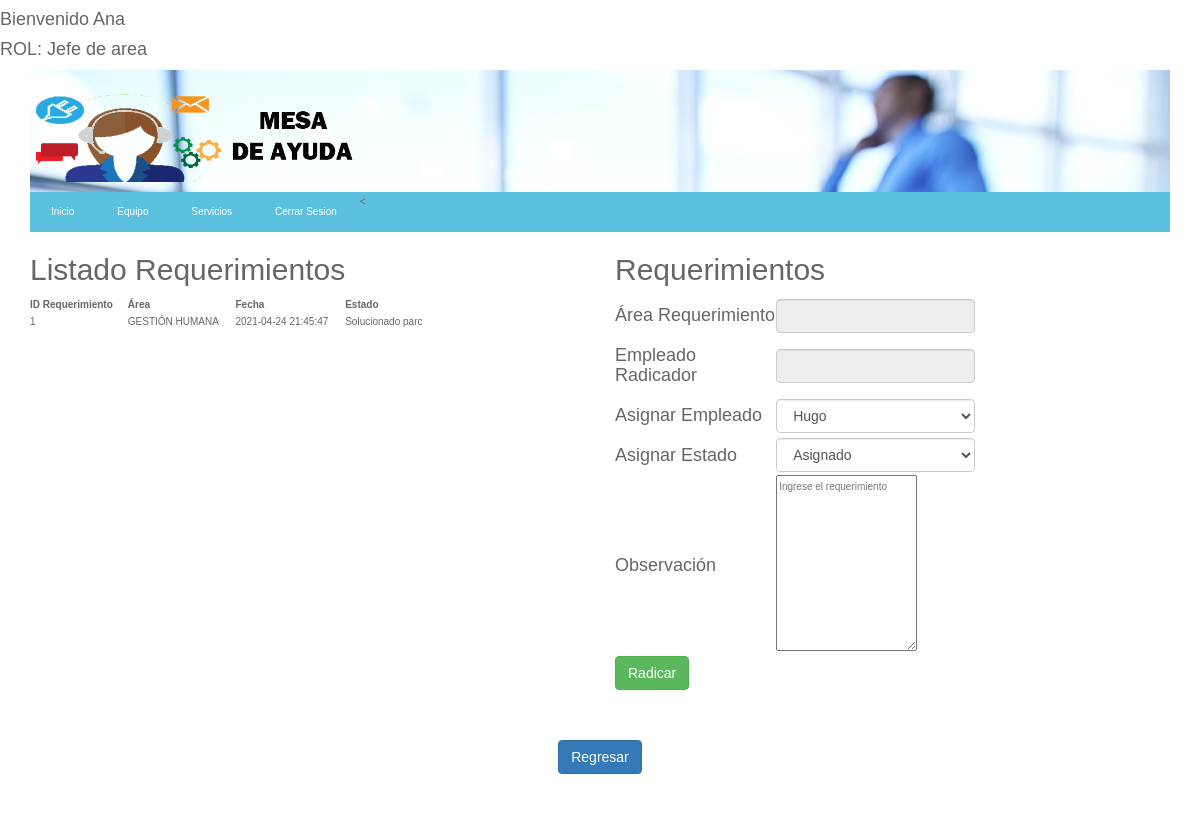
The app's page /vista/vistaAdminRequerimientos.php (signed in) with its own data.
### tables this page shows
CREATE TABLE `detallereq` (
  `IDDETALLE` int(11) NOT NULL,
  `FECHA` datetime NOT NULL,
  `OBSERVACION` varchar(4000) NOT NULL,
  `FKREQ` int(11) NOT NULL,
  `FKESTADO` varchar(1) NOT NULL,
  `FKEMPLE` varchar(20) NOT NULL,
  `FKEMPLEASIGNADO` varchar(20) DEFAULT NULL,
  `RequeActivo` tinyint(1) NOT NULL
);

CREATE TABLE `area` (
  `IDAREA` varchar(10) NOT NULL,
  `NOMBRE` varchar(50) NOT NULL,
  `FKEMPLE` varchar(20) DEFAULT NULL
);

CREATE TABLE `estado` (
  `IDESTADO` varchar(1) NOT NULL,
  `NOMBRE` varchar(16) NOT NULL
);

### control/ControlInformes.php (called while the page is built, shortened)
<?php
class ControlInformes {
    function requerimientosActivos(){
        $objControlConexion = new ControlConexion();
        $objControlConexion->abrirBd("localhost", "root", "", "mesa_ayuda");
        $sql = "SELECT detallereq.IDDETALLE, detallereq.OBSERVACION ,detallereq.FKREQ,detallereq.FKESTADO,detallereq.FKEMPLE ,detallereq.FKEMPLEASIGNADO,detallereq.FECHA, area.IDAREA, area.NOMBRE as NOMBREAREA , estado.NOMBRE AS ESTADOREQUE , empleado.NOMBRE
        FROM detallereq
        INNER JOIN requerimiento
            ON requerimiento.IDREQ = detallereq.FKREQ
        INNER JOIN area
            ON requerimiento.FKAREA = area.IDAREA
        INNER JOIN estado
            ON detallereq.FKESTADO = estado.IDESTADO
            INNER JOIN empleado
            ON detallereq.FKEMPLE=empleado.IDEMPLEADO
        WHERE detallereq.RequeActivo =1
            ORDER BY detallereq.FECHA, estado.IDESTADO DESC";
        $recordSet = $objControlConexion->ejecutarSelect($sql);
        $matriz = array();
        $i = 0;
        while($row = $recordSet->fetch_assoc()){
            $idDetalle= $row['IDDETALLE'];
            $fecha= $row['FECHA'];
            $observacion= $row['OBSERVACION'];
            $fkReque= $row['FKREQ'];
            $fkEstado= $row['FKESTADO'];
            $fkEmple= $row['FKEMPLE'];
            $fkEmpleAsignado= $row['FKEMPLEASIGNADO'];
            $idArea= $row['IDAREA'];
	        $nombre= $row['NOMBREAREA'];
            $emple= $row['NOMBRE'];
            $estado=$row['ESTADOREQUE'];
            $objReque = new Informes($idDetalle, $fecha,$observacion,$fkReque,$fkEstado,$fkEmple,$fkEmpleAsignado,$idArea, $nombre,$emple,$estado);
            $matriz[$i] = $objReque;
            $i++;
            }
        return $matriz;
        }
}
?>

### control/ControlConexion.php (called while the page is built, shortened)
<?php
class ControlConexion
{
	var $conn;
	function __construct(){
		$this->conn=null;
	}
    function abrirBd($servidor, $usuario, $password, $db){
    	try	{
			$this->conn = new mysqli($servidor, $usuario, $password, $db);
      	}
      	catch (Exception $e){
          	echo "ERROR AL CONECTARSE AL SERVIDOR ".$e->getMessage()."\n";
      	}
    }
	function ejecutarSelect($sql) {
			try	{
				$recordSet=$this->conn->query($sql);
				}
			catch (Exception $e) {
					echo " ERROR: ". $e->getMessage()."\n";
			  }
		return $recordSet;
			}
}
?>

### modelo/Informes.php (called while the page is built, shortened)
<?php
Class Informes {
    var $fecha;
    var $fkReque;
	var $nombre;
	var $estado;
function __construct($idDetalle, $fecha,$observacion,$fkReque,$fkEstado,$fkEmple,$fkEmpleAsignado,$idArea, $nombre,$emple,$estado)
		{
			$this->fecha=$fecha;
            $this->fkReque=$fkReque;
			$this->nombre=$nombre;
			$this->estado=$estado;
		}
		function getestado(){
			return $this->estado;
		}
		function getNombre(){
			return $this->nombre;
		}
		function getfecha(){
			return $this->fecha;
		}
		function getfkReque(){
			return $this->fkReque;
		}
}
?>

### control/ControlEmpleados.php (called while the page is built, shortened)
<?php
class ControlEmpleados
{
		function comboBoxEmplea($ida){
			$objControlConexion = new ControlConexion();
			$objControlConexion->abrirBd("localhost", "root", "", "mesa_ayuda");
			if($ida==null){
				$sql = "select * from empleado where EmpleActivo = '1'";
			}
			$recordSet = $objControlConexion->ejecutarSelect($sql);
			$matriz = array();
			$i = 0;
			while($row = $recordSet->fetch_assoc()){
				$nombre = $row['NOMBRE'];
				$idEmpleado = $row['IDEMPLEADO'];
				$objArea = new Empleados($idEmpleado, $nombre, "", "", "","", "", "", "", "", "","");
				$matriz[$i] = $objArea;
				$i++;
				}
			return $matriz;
			}
}
?>

### modelo/Empleados.php (called while the page is built, shortened)
<?php
	class Empleados
	{
		var $idEmpleado;
		var $nombre;
		function __construct($idEmpleado, $nombre, $foto, $hojaVida, $telefono,$email, $direccion, $x, $y, $fkEmple_Jefe, $fkIdArea,$empleActivo)
		{
			$this->idEmpleado=$idEmpleado;
			$this->nombre=$nombre;
		}
		function getIdEmpleado(){
			return $this->idEmpleado;
		}
		function getNombre(){
			return $this->nombre;
		}
	}
?>

### vista/vistaAdminRequerimientos.php (the view, shortened to what this page needs)
<?php
	include '../control/ControlConexion.php';
	include '../modelo/Informes.php';
	include '../control/ControlInformes.php';
	include "../modelo/Empleados.php";
	include "../control/ControlEmpleados.php";
	$objinfo = new Informes("","","","","","","","","","","");
	$objControlInfo = new ControlInformes($objinfo);
	$matrizReque = $objControlInfo->requerimientosActivos();
	$objEmpleados = new Empleados("","","","","","","","","","","","");
	$objControlEmpleados = new ControlEmpleados($objEmpleados);
	$ida = isset ($_POST['txtArea']) ? $_POST['txtArea']: null;
	$matrizEmple = $objControlEmpleados->comboBoxEmplea($ida);
	?>
<!DOCTYPE html>
<html>
	<head>
		<link rel="stylesheet" type="text/css" href="../css/bootstrap.css">
		<link href="../css/estilos3.css" type="text/css" rel="stylesheet">
	</head>
	<body>
	<?php
	include "../rol.php"?>
		<div class="container">
		<header class="cabecera-principal">
			<div id=contenedor-cabecera>
				<img id="logo" src="../img/logo1.png" alt="Logo Responsive">
			</div>
			<nav class="nav-principal">
				<ul>
					<<li><a href="../index.php">Inicio</a></li>
	                <li><a href="vistaEquipo.php">Equipo</a></li>
	                <li><a href="vistaServicios.php">Servicios</a></li>
	                <li aling=right class="cerrar-sesion">
	                <a href="../includes/CerrarSesion.php">Cerrar Sesion</a>
				</ul>
			</nav>
		</header>
		</div>
		<div class="container">
			<div class="row">
				<div class="col-6 col-md-6 col-sm-12 col-xs-12">
					<form method="POST">
					<table class="form-table" id="table">
						<thread class="thead-dark">
							<td colspan="3"><h2>Listado Requerimientos</h2></td>
						</thread>
							<tr>
								<th>ID Requerimiento</th>
								<th>Área</th>
								<th>Fecha</th>
								<th>Estado</th>
							</tr>
							<?php foreach ($matrizReque as $row){?>
								<tr>
							<td><?php echo $row->getfkReque() ?></td>
						    <td><?php echo $row->getNombre() ?></td>
						    <td><?php echo $row->getfecha() ?></td>
							<td><?php echo $row->getestado() ?></td>
							</tr>
							<?php } ?>
							</table>
					</form>
				</div>
				<div class="col-4 col-md-4 col-sm-12 col-xs-12">
					<form method="POST">
					<table class="form-table" >
						<thread class="thead-dark" style="margin: 5px auto;">
							<td colspan="3"><h2>Requerimientos</h2></td>
						</thread>
							<tr>
								<td><h4>Área Requerimiento</h4></td>
								<td><input class="form-control" name="txtArea" id="txtArea" readonly>
							</td>
							</tr>
							<tr>
								<td><h4>Empleado Radicador</h4></td>
								<td><input class="form-control" type="text" id ="txtNombreEmple" name="txtNombreEmple" readonly/>
								</td>
							</tr>
							<tr>
								<td><h4>Asignar Empleado</h4></td>
								<td><select class="form-control" name="txtIdEmpleadoAsignado">
				<?php
				foreach ($matrizEmple as $row){
					echo'
					<option value='.$row->getIdEmpleado().'>'.$row->getNombre().'</option>';
				}
				?>
							</tr>
							<tr>
								<td><h4>Asignar Estado</h4></td>
								<td><select class="form-control" name="txtEstado">
				<option value='2'>Asignado</option>
							</tr>
							<tr>
								<td><h4>Observación</td>
								<td><textarea name="txtRequerimiento" id="txtRequerimiento" placeholder="Ingrese el requerimiento" rows="10"></textarea>
								</td>
							</tr>
							<tr>
								<td><input class="btn btn-success" type="submit" name="btn" value="Radicar"/></td>
							</tr>
					</table>
					</form>
				</div>
			</div>
			<table class="form-table" style="margin: 50px auto;">
				<tr>
				<td><a class="btn btn-primary" href="../index.php" role="button">Regresar</a></td>
				</tr>
			</table>
		</div>
	</body>
</html>

### css/estilos3.css (style rules this page uses)
body { background-repeat: no-repeat; background-position: 50% 50%; background-size: 100% 100%; background-attachment: fixed; font-size: 100%; font-family: 'Arial', sans-serif; color: #666666; line-height: 1.7em; text-align: left; }
#contenedor-cabecera { background-image: url("../img/fondo_cabecera.jpg"); background-repeat: no-repeat; padding-top: 20px; }
.cabecera-principal #logo { width: 30%; display: block; padding-bottom: 10px; transition: width 2s; -o-transition: width 2s; -moz-transition: width 2s; -webkit-transition: width 2s; }
a { text-decoration: none; color: #781a26; }
.cabecera-principal .nav-principal { background: #5bc0de; height: 40px; border: 1px #5bc0de solid; }
.cabecera-principal .nav-principal ul { list-style: none; margin: 0; padding: 0; }
.cabecera-principal .nav-principal li { color: #fff; display: inline; float: left; margin-right: 3px; }
.cabecera-principal .nav-principal li a { color: #fff; display: inline-block; padding: 10px 20px; height: 40px; }

### vista/vistaAdminRequerimientos.php (style rules this page uses)
table tr:not(:first-child) { cursor: pointer;transition: all .25s ease-in-out; }

### records on screen
detallereq: FKREQ "1", area.NOMBRE "GESTIÓN HUMANA", FECHA "2021-04-24 21:45:47", FKESTADO.NOMBRE "Solucionado parc"

### other values on screen
$_SESSION['username'] "Ana"
$_SESSION['nombrerol'] "Jefe de area"
form field txtIdEmpleadoAsignado "Hugo"
